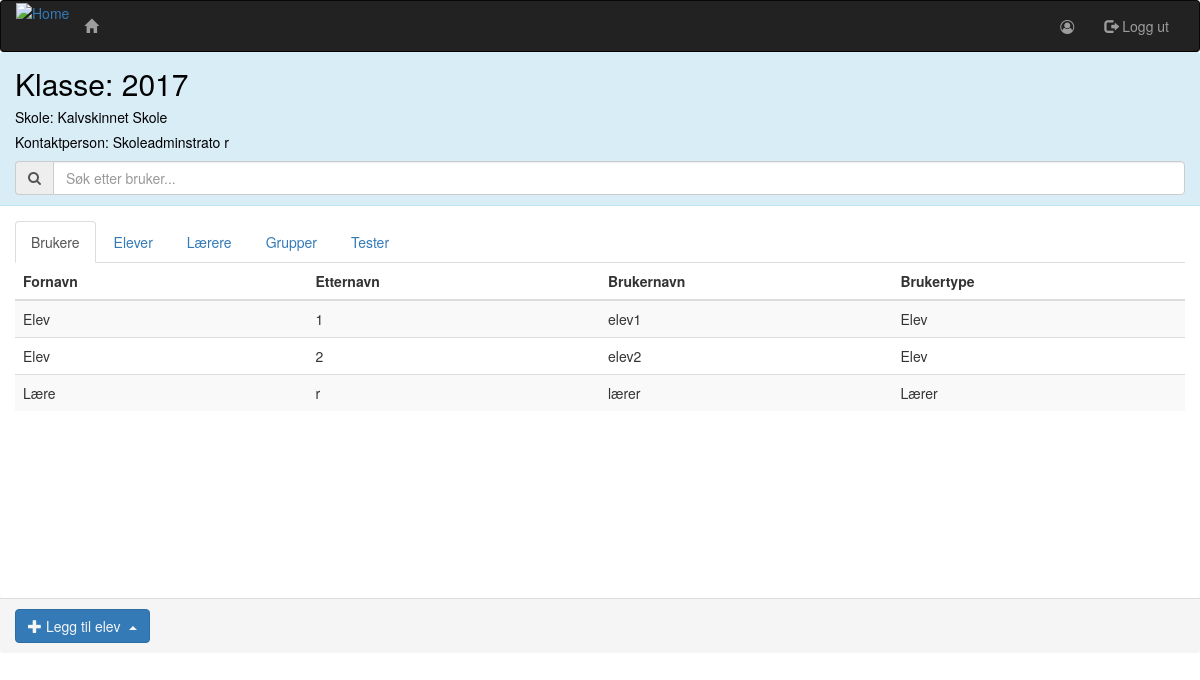
The app's page /administrasjon/skoler/1/klasse/1/, older data.
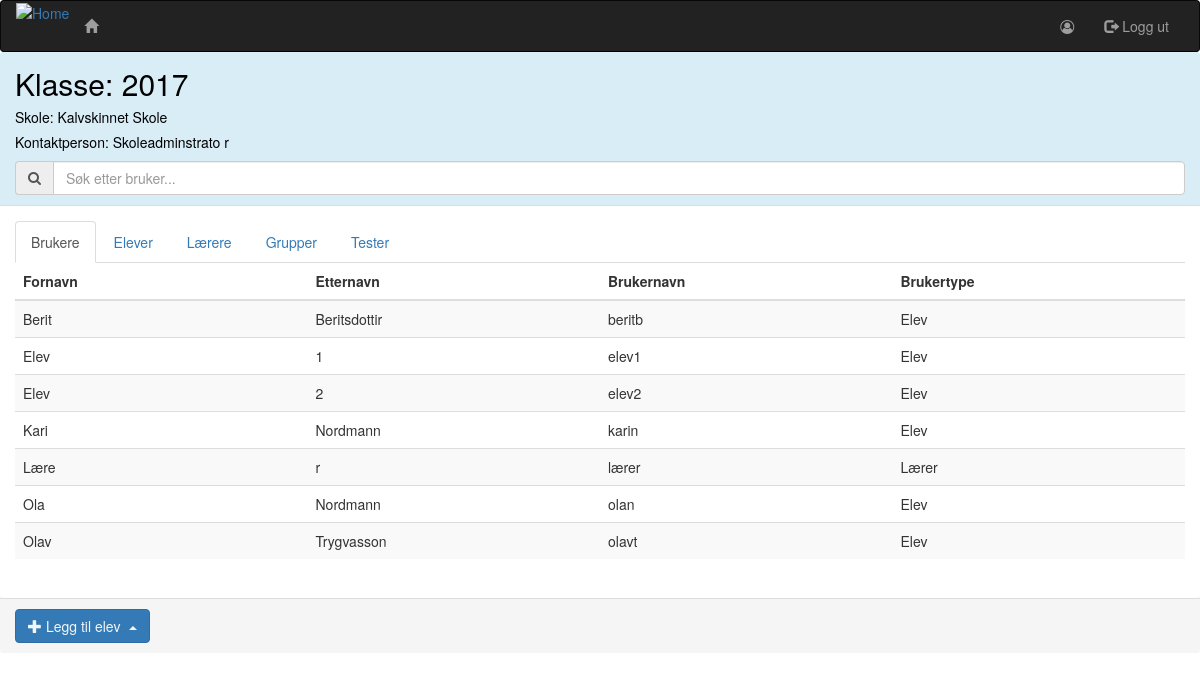
The same page, newer data.
### administration/models.py (models this page shows, shortened)
class Person(AbstractUser):
    grades = models.ManyToManyField(Grade, default="", blank=True, verbose_name="klasse")
    SEX = [
        ("M", "Gutt"),
        ("F", "Jente")
    ]
    ROLE = [
        (1, "Elev"),
        (2, 'Lærer'),
        (3, 'Skoleadministrator'),
        (4, 'Administrator')
    ]
    sex = models.CharField(max_length=1, choices=SEX, verbose_name="kjønn", null=True)
    date_of_birth = models.DateField(max_length=8, verbose_name='Fødselsdato', null=True)
    role = models.IntegerField(choices=ROLE, default=1, verbose_name='brukertype')
    tests = models.ManyToManyField('maths.Test', blank=True, verbose_name='tester')
    class Meta:
        ordering = ['username']
    def __str__(self):
        return self.first_name + " " + self.last_name + " - " + self.username

### administration/views.py (the view, shortened to what this page needs)
# urls.py: url(r'skoler/(?P<school_pk>[0-9]+)/klasse/(?P<grade_pk>[0-9]+)/$', views.GradeDetailView.as_view(),
class GradeDetailView(SchoolCheck, View):
    def get(self, request, *args, **kwargs):
        view = GradeDisplay.as_view()
        return view(request, *args, **kwargs)

### administration/forms.py
class FileUploadForm(forms.Form):
    file = forms.FileField()
    def __init__(self, *args, **kwargs):
        super(FileUploadForm, self).__init__(*args, **kwargs)
        self.fields['file'].help_text = 'Aksepterte filformat: .xls, .xlsx, .ods, .csv'

### administration/models.py (called while the page is built)
    def __str__(self):
        return self.school_name

    def __str__(self):
        return self.school.school_name + " - " + self.grade_name

### administration/views.py (called while the page is built)
    def get_context_data(self, **kwargs):
        context = super(GradeDisplay, self).get_context_data(**kwargs)
        context['persons'] = Person.objects.filter(grades__id=self.kwargs['grade_pk'])
        context['schools'] = School.objects.all()
        context['grades'] = Grade.objects.all().exclude(id=self.kwargs['grade_pk'])
        context['groups'] = Gruppe.objects.filter(grade__id=self.kwargs['grade_pk'])
        context['existingStudents'] = Person.objects.filter(role=1, is_active=1).exclude(
            grades__id=self.kwargs['grade_pk'])
        context['existingTeachers'] = Person.objects.filter(role=2, is_active=1).exclude(
            grades__id=self.kwargs['grade_pk'])
        context['form'] = FileUploadForm()
        return context

### administration/templates/administration/grade_detail.html (shortened to what this page needs)
{% extends 'matistikk/base.html' %}
{% load bootstrap3 %}
{% load static %}
{% block body %}
<div class="panel panel-info">
    <div class="panel-heading">
        <h2>Klasse: {{ grade.grade_name }}</h2>
        {% if request.user.role == 3  or request.user.role == 4 %}
            <h5>Skole: <a href="{% url 'administration:schoolDetail' grade.school_id %}">{{ grade.school }}</a></h5>
        {% else %}
            <h5>Skole: {{ grade.school }}</h5>
        {% endif %}
        <h5>Kontaktperson: {{ grade.school.school_administrator.get_full_name }}</h5>
        <div class="input-group">
                <span class="input-group-addon">
                        <i class="fa fa-search"></i>
                    </span>
            <input type="text" class="form-control" id="search"
                   onkeyup="allSearch('alltable'); allSearch('studenttable'); allSearch('teachertable'); groupSearch('grouptable'); allSearch('testtable')"
                   placeholder="Søk etter bruker...">
        </div>
    </div>
    <div class="panel-body">
        <ul class="nav nav-tabs">
            <li class="nav active"><a href="#A" data-toggle="tab">Brukere</a></li>
            <li class="nav"><a href="#B" data-toggle="tab">Elever</a></li>
            <li class="nav"><a href="#C" data-toggle="tab">Lærere</a></li>
            <li class="nav"><a href="#D" data-toggle="tab">Grupper</a></li>
            <li class="nav"><a href="#E" data-toggle="tab">Tester</a></li>
        </ul>
        <div class="tab-content">
            <div class="tab-pane fade in active" id="A">
                <table class="table table-hover table-striped table-responsive" id="alltable">
                    <thead>
                    <tr>
                        <th>Fornavn</th>
                        <th>Etternavn</th>
                        <th>Brukernavn</th>
                        <th>Brukertype</th>
                    </tr>
                    </thead>
                    <tbody>
                    {% for person in persons %}
                        {% if person.is_active %}
                            <tr class="clickable-row"
                                data-href="{% url 'administration:PersonDetailFromGrade' school_pk=grade.school_id grade_pk=grade.id slug=person.username %}"
                                style="cursor: pointer">
                                <td>{{ person.first_name }}</td>
                                <td>{{ person.last_name }}</td>
                                <td>{{ person.username }}</td>
                                <td>
                                    {% if person.role == 2 %}
                                        Lærer
                                    {% elif person.role == 3 %}
                                        Skoleadministrator
                                    {% elif person.role == 4 %}
                                        Administrator
                                    {% else %}
                                        Elev
                                    {% endif %}
                                </td>
                            </tr>
                        {% endif %}
                    {% endfor %}
                    </tbody>
                </table>
            </div>
        </div>
    </div>
</div>
<div class="panel-footer">
    <div class="btn-group dropup">
        <button type="button" class="btn btn-primary  dropdown-toggle" data-toggle="dropdown"
                aria-haspopup="true" aria-expanded="false" id="addStudentDropdown"><span
                class="glyphicon glyphicon-plus"
                aria-hidden="true"></span>
            Legg til elev <span class="caret"></span></button>
    </div>
</div>
{% endblock %}

Row changes from the older to the newer data that the page shows:
added Person: first_name "Berit", last_name "Beritsdottir", username "beritb", role "Elev"
added Person: first_name "Kari", last_name "Nordmann", username "karin", role "Elev"
added Person: first_name "Ola", last_name "Nordmann", username "olan", role "Elev"
added Person: first_name "Olav", last_name "Trygvasson", username "olavt", role "Elev"
